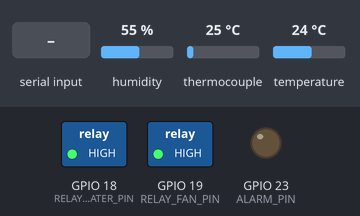
Recording of a sketch running on a simulated ESP32. Parts: switched loads named in the sketch (green lamp = pin HIGH), output pins drawn as LEDs (lit = HIGH). Inputs (shaded band) come from the test bench; at power-on: temperature 24 °C, humidity 55 %, thermocouple 25 °C. What the sketch prints to the serial monitor is not drawn.

Above: at 0.8 s.
0.9 s: "90,45\n" received over Serial
At 1.8 s:
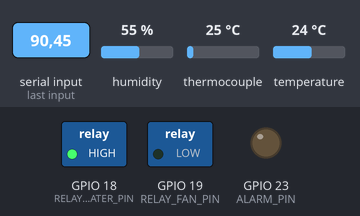
2.4 s: temperature set to 33 °C
4.1 s: temperature set to 33.9 °C
At 5.7 s:
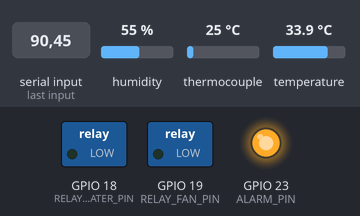
6.4 s: humidity set to 51 %
At 7.7 s:
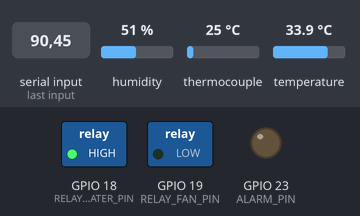
8.4 s: humidity set to 68 %
At 9.6 s:
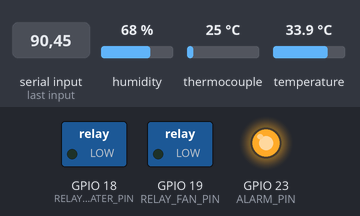
Timing chart, 0 to 11.4 s (numbered marks = the images above; inputs shaded):
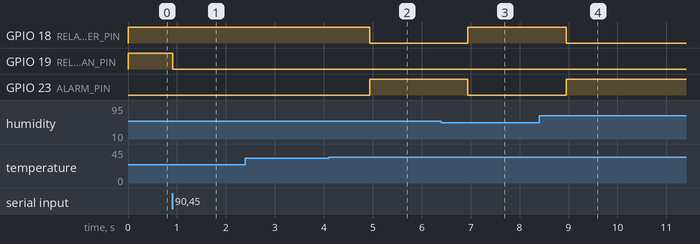

Measured:
- the behaviour switches between 33.5 and 33.6 °C on temperature (found by bisection; images 1 and 2)
- the behaviour switches between 53 and 52 % on humidity (found by bisection; images 2 and 3)
- after the input at 0.9 s, GPIO 19 (RELAY_FAN_PIN): HIGH → LOW at once
- after the input at 4.1 s, GPIO 18 (RELAY_HEATER_PIN): HIGH → LOW after 0.83 s; GPIO 23 (ALARM_PIN): LOW → HIGH after 0.83 s
- after the input at 6.4 s, GPIO 18 (RELAY_HEATER_PIN): LOW → HIGH after 0.55 s; GPIO 23 (ALARM_PIN): HIGH → LOW after 0.55 s
- after the input at 8.4 s, GPIO 18 (RELAY_HEATER_PIN): HIGH → LOW after 0.56 s; GPIO 23 (ALARM_PIN): LOW → HIGH after 0.56 s

The sketch:

skin_temp.ino
```cpp
#include "DHT.h"
#include <Adafruit_MAX31865.h>

#define ALARM_PIN 23        // Buzzer pin
#define RELAY_FAN_PIN 19    // Fan relay pin
#define RELAY_HEATER_PIN 18 // Heater relay pin
#define DHTPIN 32           // DHT22 data pin
#define DHTTYPE DHT22
// Use software SPI: CS, DI, DO, CLK
Adafruit_MAX31865 thermo = Adafruit_MAX31865(10, 11, 12, 13);
// use hardware SPI, just pass in the CS pin
//Adafruit_MAX31865 thermo = Adafruit_MAX31865(10);

// The value of the Rref resistor. Use 430.0 for PT100 and 4300.0 for PT1000
#define RREF      430.0
// The 'nominal' 0-degrees-C resistance of the sensor
// 100.0 for PT100, 1000.0 for PT1000
#define RNOMINAL  100.0

DHT dht(DHTPIN, DHTTYPE);

float minTemp; // Declare minTemp at a higher scope
float maxTemp; // Declare maxTemp at a higher scope

void setup() {
  Serial.begin(115200);
  dht.begin();
  thermo.begin(MAX31865_3WIRE);

  pinMode(ALARM_PIN, OUTPUT);
  pinMode(RELAY_FAN_PIN, OUTPUT);
  pinMode(RELAY_HEATER_PIN, OUTPUT);
  digitalWrite(ALARM_PIN, LOW);      // Turn off the buzzer initially
  digitalWrite(RELAY_FAN_PIN, HIGH); // Turn on the fan initially
  digitalWrite(RELAY_HEATER_PIN, HIGH); // Turn on the heater initially

  // Get desired output from the user
  Serial.println("Enter desired output (temperature range for heater control):");
  Serial.print("Min temperature (°C): ");
  while (!Serial.available()) {
    // Wait for user input
  }
  minTemp = Serial.parseFloat(); // Assign user input to minTemp
  Serial.println(minTemp);

  Serial.print("Max temperature (°C): ");
  while (!Serial.available()) {
    // Wait for user input
  }
  maxTemp = Serial.parseFloat(); // Assign user input to maxTemp
  Serial.println(maxTemp);
}

void loop() {
    uint16_t rtd = thermo.readRTD();

  Serial.print("RTD value: "); Serial.println(rtd);
  float ratio = rtd;
  ratio /= 4095;
  Serial.print("Ratio = "); Serial.println(ratio,8);
  Serial.print("Resistance = "); Serial.println(RREF*ratio,8);
  Serial.print("Temperature = "); Serial.println(thermo.temperature(RNOMINAL, RREF));

  // Check and print any faults
  uint8_t fault = thermo.readFault();
  if (fault) {
    Serial.print("Fault 0x"); Serial.println(fault, HEX);
    if (fault & MAX31865_FAULT_HIGHTHRESH) {
      Serial.println("RTD High Threshold");
    }
    if (fault & MAX31865_FAULT_LOWTHRESH) {
      Serial.println("RTD Low Threshold");
    }
    if (fault & MAX31865_FAULT_REFINLOW) {
      Serial.println("REFIN- > 0.85 x Bias");
    }
    if (fault & MAX31865_FAULT_REFINHIGH) {
      Serial.println("REFIN- < 0.85 x Bias - FORCE- open");
    }
    if (fault & MAX31865_FAULT_RTDINLOW) {
      Serial.println("RTDIN- < 0.85 x Bias - FORCE- open");
    }
    if (fault & MAX31865_FAULT_OVUV) {
      Serial.println("Under/Over voltage");
    }
    thermo.clearFault();
  }

  // Read temperature and humidity from DHT22 sensor
  float temperature = dht.readTemperature();
  float humidity = dht.readHumidity();

  // Check if the readings are valid
  if (isnan(temperature) || isnan(humidity)) {
    Serial.println("Failed to read data from DHT sensor!");
    return;
  }

  // Calculate the heat index
  float heatIndex = dht.computeHeatIndex(temperature, humidity, false);

  // Print temperature, humidity, and heat index values
  Serial.print("Temperature: ");
  Serial.print(temperature);
  Serial.print(" °C\tHumidity: ");
  Serial.print(humidity);
  Serial.print(" %\tHeat Index: ");
  Serial.print(heatIndex);
  Serial.println(" °C");

  // Control the fan, heater, and buzzer based on temperature and user input
  if (heatIndex >= 39.0) {
    digitalWrite(RELAY_FAN_PIN, LOW);       // Turn off the fan
    digitalWrite(RELAY_HEATER_PIN, LOW);    // Turn off the heater
    digitalWrite(ALARM_PIN, HIGH);          // Turn on the buzzer
  } else {
    if (temperature < minTemp ) {
      digitalWrite(RELAY_HEATER_PIN, HIGH);   // Turn on the heater
      digitalWrite(RELAY_FAN_PIN, LOW);
       if (temperature = maxTemp+1 ) {
      digitalWrite(RELAY_HEATER_PIN, HIGH);   // Turn on the heater
      digitalWrite(RELAY_FAN_PIN, LOW);
       }
    } else {
      digitalWrite(RELAY_HEATER_PIN, LOW);    // Turn off the heater
      digitalWrite(RELAY_FAN_PIN, LOW);
    }
    digitalWrite(RELAY_FAN_PIN, LOW);      // Turn on the fan
    digitalWrite(ALARM_PIN, LOW);           // Turn off the buzzer
  }


}
```
